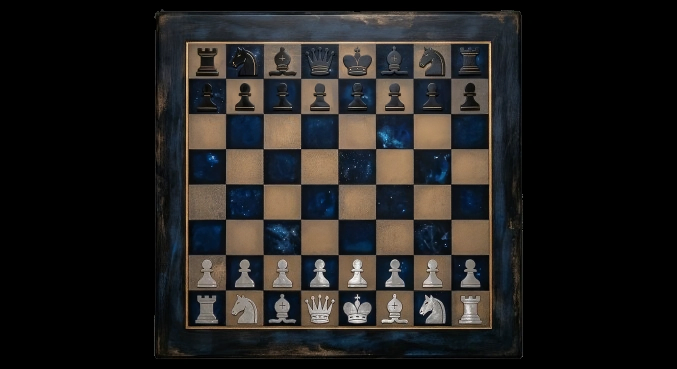
#> input picture tools/board-reference/men.webp, 1354 x 738 px (shown at 1/2 size)
$ python make_board_art.py
#> lines starting #> are read from the running program, lines starting #| are printed output that depends on the picture
#!/usr/bin/env python3
"""Cut the board art out of the two reference photographs.

The game's board is a photograph, not a drawing: one shot of the board with the
men on it and one of the same board empty.  Everything the page needs is taken
from those two files —

    assets/board-squares.webp   the 8x8 playfield, one texture for the board
    assets/board-frame.webp     the surround, used as a CSS 9-slice border
    assets/pieces.webp          the twelve men, a 6x2 sheet, white row on top

Why two photographs: the empty one is what tells us where a man ends and its
square begins.  For most of the men the square and the man are far enough apart
in brightness that a threshold is enough (a black man on a sand square, a white
one on a night square); where they are not — the queens, each of which stands on
its own colour — the empty board is subtracted instead, and what is still
coloured like the square is thrown away.  That is the whole of `sprite()`.

The playfield is rebuilt square by square rather than scaled as one image: the
photographed squares are a couple of pixels off a perfect grid, and the page
draws its highlights on a perfect one.  Resampling each square onto an even
128px cell is what keeps a highlight on top of the square it belongs to.

The two reference shots are kept beside this file in `board-reference/`, so
running it with no arguments re-cuts exactly what ships.  They are webp because
that is 240 kB instead of 3 MB and the cutter reads pixels, not a file format;
the coordinates below are in their pixels, so replacing them means measuring
PLAY, OUTER, XS and YS again.

Usage:  python3 tools/make_board_art.py [men.webp empty.webp]
"""
import sys, os
from PIL import Image
import numpy as np
from scipy import ndimage as nd

# where the board sits in the reference photographs (they are the same shot)
PLAY  = (376, 87, 979, 654)      # the playfield, inside the gold liner
OUTER = (308, 18, 1045, 718)     # the whole board, frame and all
# the photographed squares are not perfectly even; these are where they fall
XS = [0, 75, 153, 225, 302, 375, 453, 526, 603]
YS = [0, 71, 143, 211, 283, 352, 425, 493, 567]
CELL = 128                        # the playfield is rebuilt at 8 * CELL
SPRITE = 256                      # one man, one cell of the sheet

HERE = os.path.dirname(os.path.abspath(__file__))
ROOT = os.path.dirname(HERE)
OUT  = os.path.join(ROOT, 'assets')
REF  = (os.path.join(HERE, 'board-reference', 'men.webp'),
        os.path.join(HERE, 'board-reference', 'empty.webp'))


def otsu(v):
    """The split between the two things in this square, wherever it falls."""
    lo, hi = float(v.min()), float(v.max())
    hist, edges = np.histogram(v, bins=96, range=(lo, hi))
    tot = hist.sum(); cum = np.cumsum(hist)
    mids = (edges[:-1] + edges[1:]) / 2
    csum = np.cumsum(hist * mids)
    best, cut = None, (lo + hi) / 2
    for i in range(1, 95):
        w0 = cum[i]; w1 = tot - w0
        if w0 == 0 or w1 == 0: continue
        m0 = csum[i] / w0; m1 = (csum[-1] - csum[i]) / w1
        var = w0 * w1 * (m0 - m1) ** 2
        if best is None or var > best: best, cut = var, mids[i]
    return cut


def central(m):
    """The blob the man is in — the one over the middle of the square, not the
       biggest: the dark seam between two squares is bigger and would win."""
    lab, n = nd.label(m)
    if not n: return m
    h, w = m.shape
    yy, xx = np.mgrid[0:h, 0:w]
    wgt = np.exp(-(((yy - h / 2) / (h * .33)) ** 2 + ((xx - w / 2) / (w * .33)) ** 2))
    return lab == int(np.argmax(nd.sum(wgt * m, lab, range(1, n + 1)))) + 1


class Art:
    def __init__(self, men_path, empty_path):
#> called with men_path = 'tools/board-reference/men.webp', empty_path = 'tools/board-reference/empty.webp'
        self.men   = np.asarray(Image.open(men_path).convert('RGB')).astype(np.float32)
        self.empty = np.asarray(Image.open(empty_path).convert('RGB')).astype(np.float32)
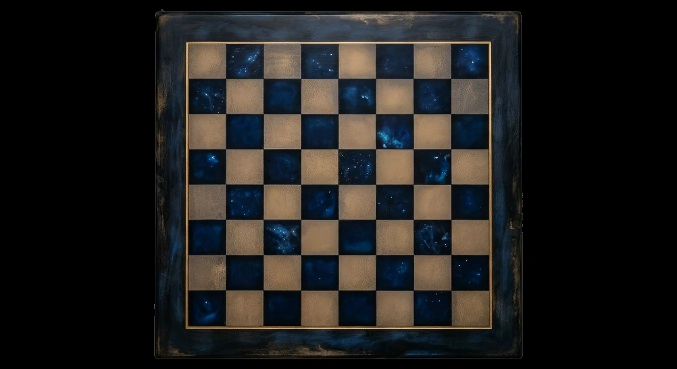
#> input picture tools/board-reference/empty.webp, 1354 x 738 px (shown at 1/2 size)

    # ---- the men ----------------------------------------------------------
    def sprite(self, c, r, white, mode=None, bias=0., veto=None,
               close=3, openn=2, band=3, cut=.5, feather=.8):
        x0, y0 = PLAY[0] + XS[c] - 1, PLAY[1] + YS[r] - 1
        x1, y1 = PLAY[0] + XS[c + 1] + 1, PLAY[1] + YS[r + 1] + 1
        pa = self.men[y0:y1, x0:x1]
        light = (c + r) % 2 == 0            # a8 is sand, so an even sum is a light square
        R, G, B = pa[..., 0], pa[..., 1], pa[..., 2]
        chroma = lambda: nd.gaussian_filter(((R - B) if light else (B - R)) / (pa.max(axis=2) + 18), .8)
        if mode == 'diff':                  # a man on his own colour: neither tone nor
            pb = self.empty[y0:y1, x0:x1]   # hue tells him from the square, so ask the
            v = nd.gaussian_filter(np.abs(pa - pb).max(axis=2), 1.)   # empty board instead
            m = v > otsu(v) * (1 + bias)
            if veto is not None: m &= chroma() < veto   # …and drop what is still square-coloured
        elif white != light:                # the man and his square differ in brightness
            v = nd.gaussian_filter(.3 * R + .6 * G + .1 * B, .8)
            t = otsu(v) * (1 + bias)
            m = (v > t) if white else (v < t)
        else:                               # same tone: the square is coloured, the man is not
            v = chroma(); m = v < otsu(v) + bias
        if openn > 1: m = nd.binary_opening(m, np.ones((openn, openn)))
        m = nd.binary_closing(m, np.ones((close, close)))
        if band:                            # the seam around the square is not part of the man
            m[:band, :] = m[-band:, :] = False
            m[:, :band] = m[:, -band:] = False
        m = nd.binary_fill_holes(central(m))
        alpha = np.clip((nd.gaussian_filter(m.astype(np.float32), feather) - cut) / .34, 0, 1)
        rgb = Image.fromarray(pa.astype(np.uint8)).resize((SPRITE, SPRITE), Image.LANCZOS)
        al  = Image.fromarray((alpha * 255).astype(np.uint8)).resize((SPRITE, SPRITE), Image.LANCZOS)
        out = rgb.convert('RGBA'); out.putalpha(al)
        return out

    def sheet(self):
        # Column order is the sheet's order: K Q R B N P, white row then black.
        # Each man is taken from the square he reads most clearly on. Most of
        # them stand on the other colour, where brightness alone tells man from
        # square; the knights stand on their own and are cut by hue instead;
        # the queens, who also stand on their own, are too close in both and
        # are cut against the empty board.
        spec = {
            ('w', 'K'): ((4, 7), True,  {}),
            ('w', 'Q'): ((3, 7), True,  {}),
            ('w', 'R'): ((0, 7), True,  {}),
            ('w', 'B'): ((2, 7), True,  {}),
            ('w', 'N'): ((1, 7), True,  {}),
            ('w', 'P'): ((1, 6), True,  {}),
            ('b', 'K'): ((4, 0), False, {}),
            ('b', 'Q'): ((3, 0), False, {'mode': 'diff', 'bias': -.45, 'veto': .24}),
            ('b', 'R'): ((0, 0), False, {}),
            ('b', 'B'): ((2, 0), False, {}),
            ('b', 'N'): ((1, 0), False, {}),
            ('b', 'P'): ((1, 1), False, {}),
        }
        sheet = Image.new('RGBA', (SPRITE * 6, SPRITE * 2), (0, 0, 0, 0))
#> sheet: PIL image 1536x512 RGBA; every value is 0
        for i, t in enumerate('KQRBNP'):
            for j, col in enumerate('wb'):
                (c, r), white, kw = spec[(col, t)]
                sheet.paste(self.sprite(c, r, white, **kw), (i * SPRITE, j * SPRITE))
#> this loop made 6 passes
#> pass 1, in sprite, `R, G, B = pa[..., 0], pa[..., 1], pa[..., 2]`:
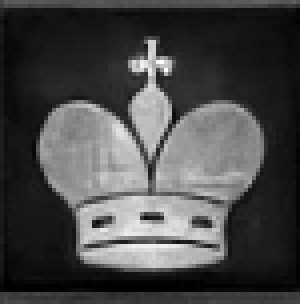
#> B: shape (76, 75) float32 (shown 4 times larger); min 0, max 255, mean 72.1
#> after the loop:
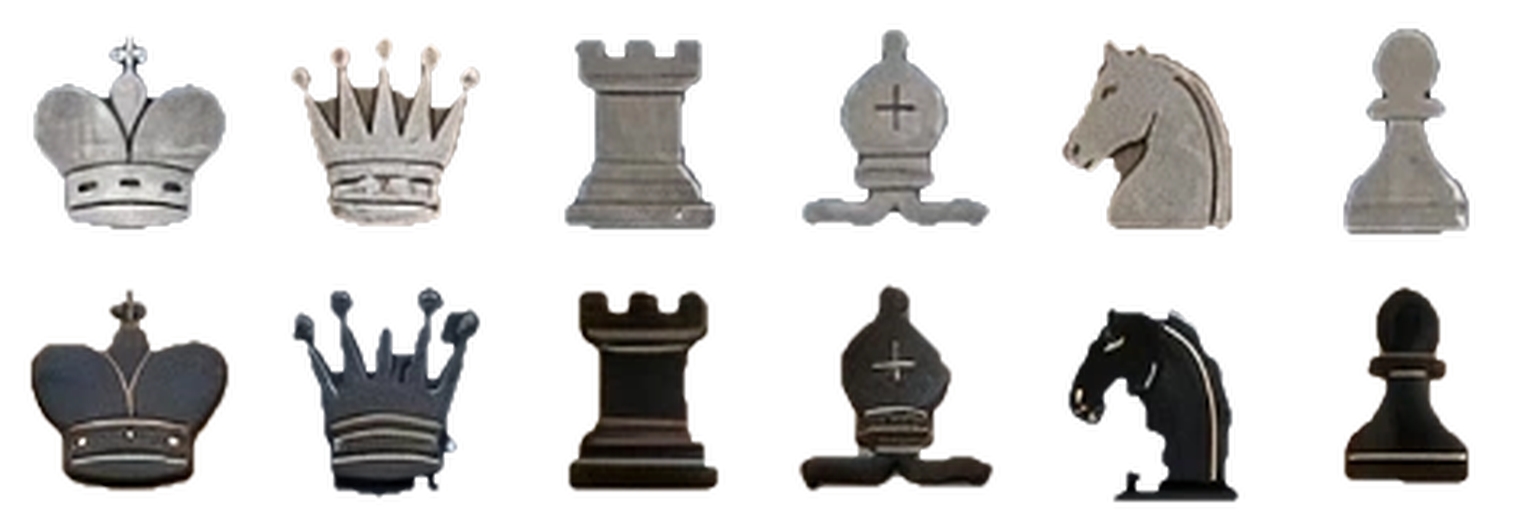
#> sheet: PIL image 1536x512 RGBA; mean R, G, B, A 80.3, 73.9, 68.7, 73.4; transparent parts drawn white
        return sheet

    # ---- the board --------------------------------------------------------
    def squares(self):
        board = Image.new('RGB', (CELL * 8, CELL * 8))
#> board: PIL image 1024x1024 RGB; every value is 0
        men = Image.fromarray(self.empty.astype(np.uint8))
#> men is the input picture: PIL image 1354x738 RGB; mean R, G, B 30.8, 29.9, 28.8
        for r in range(8):
            for c in range(8):
                cell = men.crop((PLAY[0] + XS[c], PLAY[1] + YS[r],
                                 PLAY[0] + XS[c + 1], PLAY[1] + YS[r + 1]))
                board.paste(cell.resize((CELL, CELL), Image.LANCZOS), (c * CELL, r * CELL))
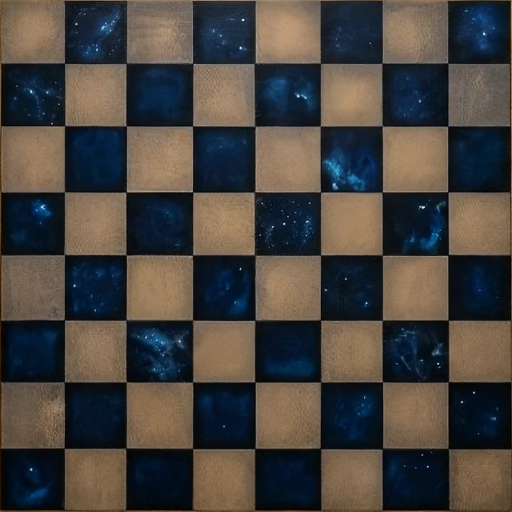
#> board: PIL image 1024x1024 RGB (shown at 1/2 size); mean R, G, B 71.8, 67.3, 63.3
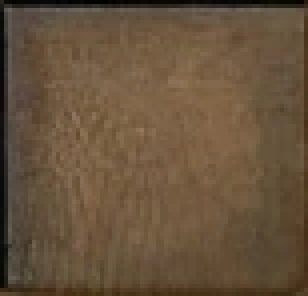
#> cell: PIL image 77x74 RGB (shown 4 times larger); mean R, G, B 103, 82.6, 59.8
        return board

    def frame(self):
        """The surround, with the playfield punched out — CSS draws the middle."""
        img = Image.fromarray(self.empty.astype(np.uint8)).convert('RGBA')
        img = img.crop(OUTER)
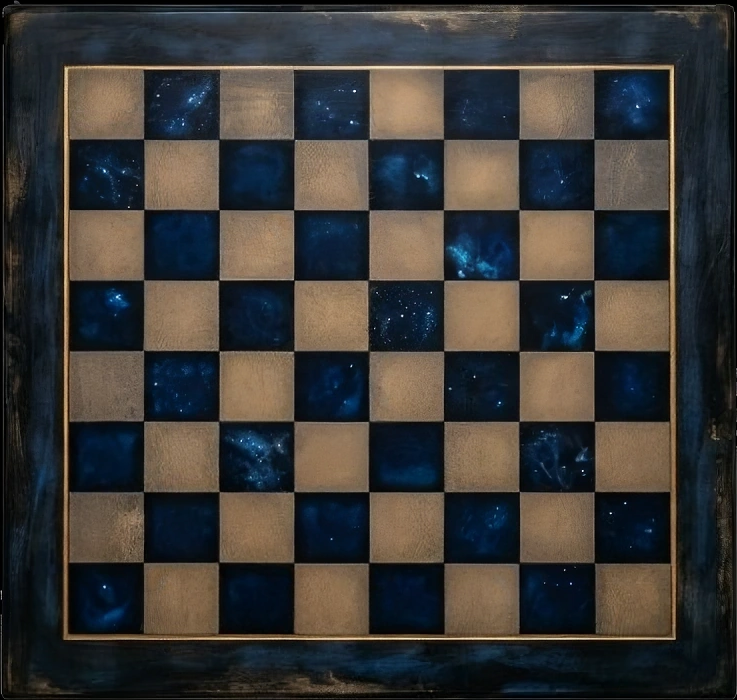
#> img: PIL image 737x700 RGBA; mean R, G, B, A 59.7, 57.9, 55.8, 255
        hole = Image.new('RGBA', (PLAY[2] - PLAY[0], PLAY[3] - PLAY[1]), (0, 0, 0, 0))
#> hole: PIL image 603x567 RGBA; every value is 0
        img.paste(hole, (PLAY[0] - OUTER[0], PLAY[1] - OUTER[1]))
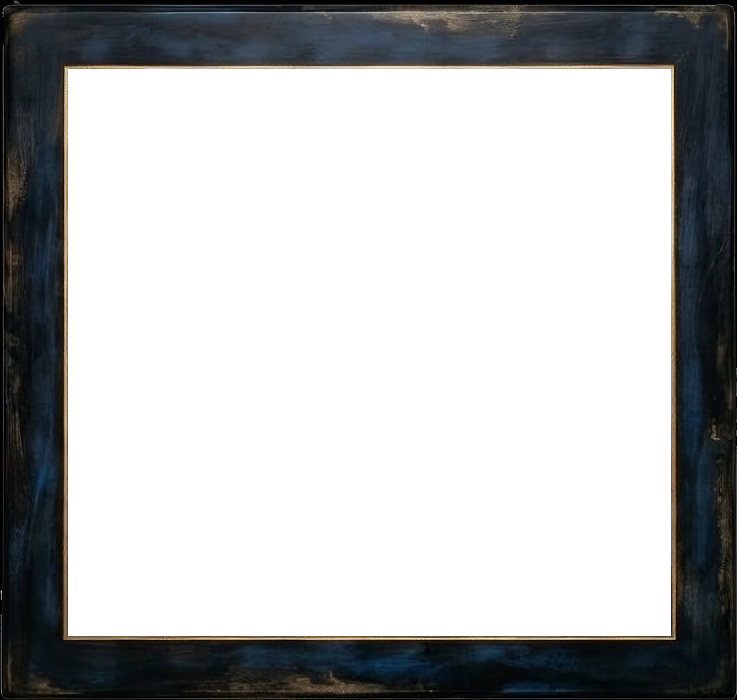
#> img: PIL image 737x700 RGBA; mean R, G, B, A 12.2, 13.4, 14, 86; transparent parts drawn white
        return img


def main():
    if len(sys.argv) == 1:
        men, empty = REF
    elif len(sys.argv) == 3:
        men, empty = sys.argv[1], sys.argv[2]
    else:
        sys.exit(__doc__)
    art = Art(men, empty)
    jobs = [('pieces.webp', art.sheet(), dict(quality=90, method=6)),
            ('board-squares.webp', art.squares(), dict(quality=86, method=6)),
            ('board-frame.webp', art.frame(), dict(quality=88, method=6))]
    for name, img, kw in jobs:
        path = os.path.join(OUT, name)
        img.save(path, 'WEBP', **kw)
        print('%-22s %5.1f kB  %s' % (name, os.path.getsize(path) / 1024, img.size))
#> this loop made 3 passes
#> (name, kw) on passes 1 to 3: ('pieces.webp', {'quality': 90, 'method': 6}), ('board-squares.webp', {'quality': 86, 'method': 6}), ('board-frame.webp', {'quality': 88, 'method': 6})
#| pieces.webp             99.5 kB  (1536, 512)
#| board-squares.webp      73.6 kB  (1024, 1024)
#| board-frame.webp        18.2 kB  (737, 700)
    print('frame slices (top right bottom left):',
          PLAY[1] - OUTER[1], OUTER[2] - PLAY[2], OUTER[3] - PLAY[3], PLAY[0] - OUTER[0])


if __name__ == '__main__':
    main()
